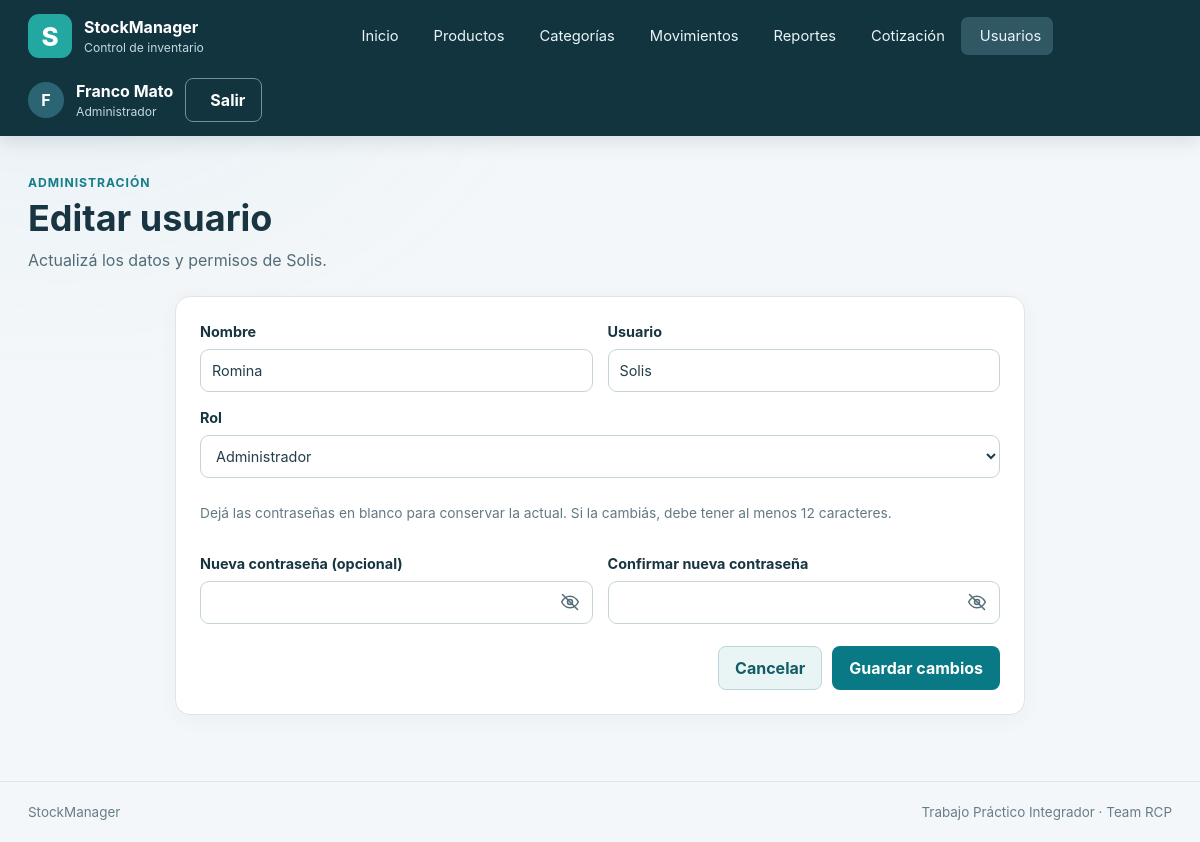
Page /usuarios/2/editar (signed in) on the earlier database version.
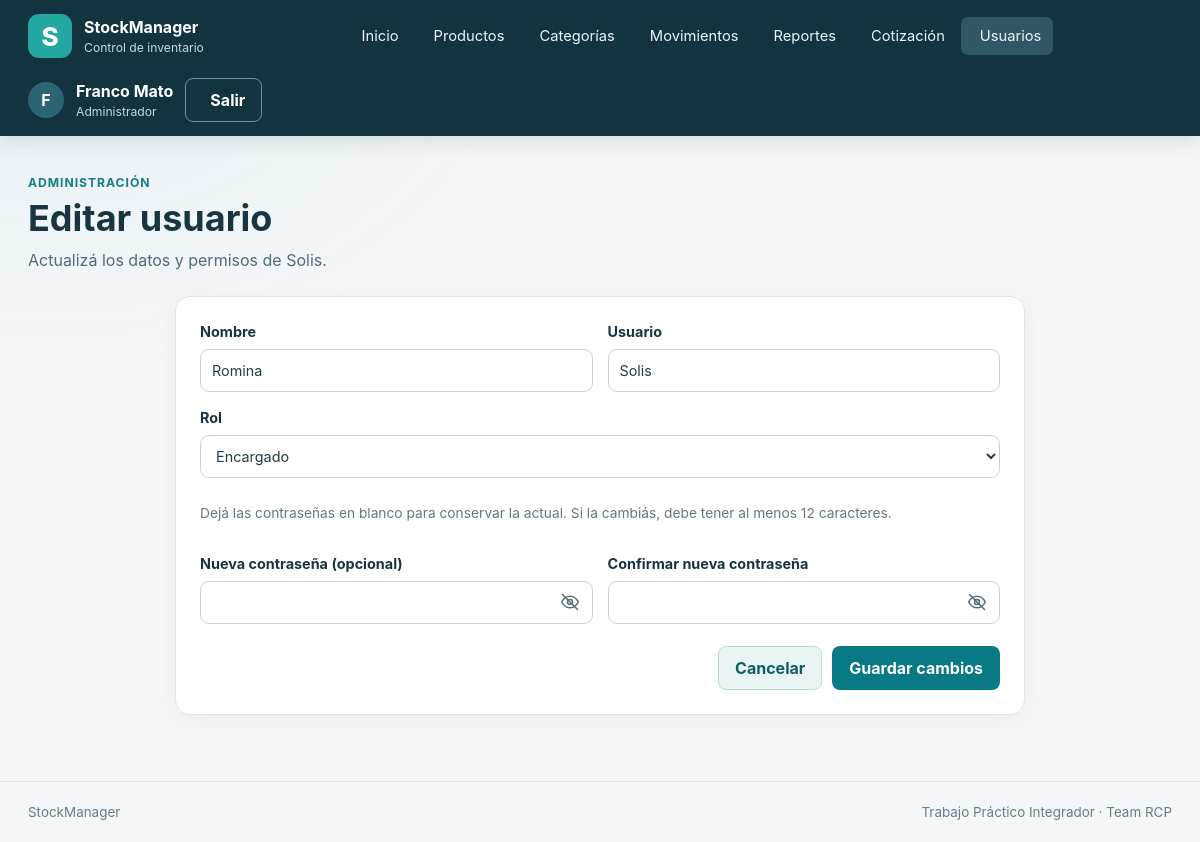
Same page on the later database version.
### app/models.py (models this page shows)
class Usuario(db.Model):
    __tablename__ = "usuarios"
    __table_args__ = (
        db.Index(
            "idx_usuarios_correo_google",
            "correo_google",
            unique=True,
            sqlite_where=db.text("correo_google IS NOT NULL"),
        ),
        db.Index(
            "idx_usuarios_google_sub",
            "google_sub",
            unique=True,
            sqlite_where=db.text("google_sub IS NOT NULL"),
        ),
    )
    id = db.Column(db.Integer, primary_key=True)
    nombre = db.Column(db.Text, nullable=False)
    usuario = db.Column(db.Text, nullable=False, unique=True)
    password_hash = db.Column(db.Text, nullable=False)
    correo_google = db.Column(db.Text(collation="NOCASE"))
    google_sub = db.Column(db.Text)
    rol_id = db.Column(db.Integer, db.ForeignKey("roles.id", ondelete="RESTRICT"), nullable=False)
    activo = db.Column(db.Integer, nullable=False, default=1)
    creado_en = db.Column(db.Text, nullable=False, server_default=db.text("(strftime('%Y-%m-%dT%H:%M:%fZ', 'now'))"))
    rol = db.relationship("Rol")

class Rol(db.Model):
    __tablename__ = "roles"
    id = db.Column(db.Integer, primary_key=True)
    nombre = db.Column(db.Text, nullable=False, unique=True)
    descripcion = db.Column(db.Text, nullable=False)

### app/usuarios/routes.py (the view, shortened to what this page needs)
@bp.route("/<int:usuario_id>/editar", methods=["GET", "POST"])
@administrador_requerido
def editar(usuario_id):
    usuario = db.session.get(Usuario, usuario_id)
    if usuario is None:
        abort(404)
    roles = db.session.scalars(select(Rol).order_by(Rol.nombre)).all()
    return render_template("usuarios/editar.html", usuario=usuario, roles=roles)

### app/security.py (called while the page is built)
def csrf_token() -> str:
    if "csrf_token" not in session:
        session["csrf_token"] = secrets.token_urlsafe(32)
    return session["csrf_token"]

def validar_csrf() -> None:
    if request.method in {"POST", "PUT", "PATCH", "DELETE"}:
        actual = session.get("csrf_token", "")
        recibido = request.form.get("csrf_token", "")
        if not actual or not recibido or not hmac.compare_digest(actual, recibido):
            abort(400, description="Token CSRF inválido. Volvé a cargar el formulario.")

def login_requerido(func):
    @wraps(func)
    def wrapper(*args, **kwargs):
        if g.usuario is None:
            return redirect(url_for("auth.login"))
        return func(*args, **kwargs)
    return wrapper

def administrador_requerido(func):
    @wraps(func)
    @login_requerido
    def wrapper(*args, **kwargs):
        if g.usuario.rol.nombre != "administrador":
            abort(403)
        return func(*args, **kwargs)
    return wrapper

### app/templates/usuarios/editar.html (shortened to what this page needs)
{% extends 'base.html' %}
{% block contenido %}
<section class="page-heading">
  <div>
    <p class="eyebrow">Administración</p>
    <h1>Editar usuario</h1>
    <p class="page-lead">Actualizá los datos y permisos de {{ usuario.usuario }}.</p>
  </div>
</section>
<section class="form-page">
  <div class="panel">
    <form method="post" class="form-grid">
      <label>Nombre
        <input name="nombre" maxlength="120" value="{{ usuario.nombre }}" required>
      </label>
      <label>Usuario
        <input name="usuario" maxlength="32" value="{{ usuario.usuario }}" required>
      </label>
      <label class="field-span">Rol
        <select name="rol_id" required>
          {% for r in roles %}
          {% if r.nombre in ['administrador', 'encargado'] %}
          <option value="{{ r.id }}" {% if r.id == usuario.rol_id %}selected{% endif %}>{{ r.nombre|capitalize }}</option>
          {% endif %}
          {% endfor %}
        </select>
      </label>
      <div class="field-span">
        <p class="helper-text">Dejá las contraseñas en blanco para conservar la actual. Si la cambiás, debe tener al menos 12 caracteres.</p>
      </div>
      <label for="editar-password">Nueva contraseña (opcional)
        <span class="password-field">
          <input id="editar-password" type="password" name="password" minlength="12" autocomplete="new-password">
          <button class="password-toggle" type="button" aria-label="Mostrar contraseña"
                  aria-controls="editar-password" aria-pressed="false">
            <svg viewBox="0 0 24 24" aria-hidden="true" focusable="false">
              <path d="M2 12s3.6-7 10-7 10 7 10 7-3.6 7-10 7S2 12 2 12Z"></path>
              <circle cx="12" cy="12" r="3"></circle>
              <path class="password-toggle-slash" d="M3 3l18 18"></path>
            </svg>
          </button>
        </span>
      </label>
      <label for="editar-confirmacion">Confirmar nueva contraseña
        <span class="password-field">
          <input id="editar-confirmacion" type="password" name="confirmacion" minlength="12" autocomplete="new-password">
          <button class="password-toggle" type="button" aria-label="Mostrar contraseña"
                  aria-controls="editar-confirmacion" aria-pressed="false">
            <svg viewBox="0 0 24 24" aria-hidden="true" focusable="false">
              <path d="M2 12s3.6-7 10-7 10 7 10 7-3.6 7-10 7S2 12 2 12Z"></path>
              <circle cx="12" cy="12" r="3"></circle>
              <path class="password-toggle-slash" d="M3 3l18 18"></path>
            </svg>
          </button>
        </span>
      </label>
      <div class="form-actions field-span">
        <a class="button button--secondary" href="{{ url_for('usuarios.listar') }}">Cancelar</a>
        <button class="button button--primary" type="submit">Guardar cambios</button>
      </div>
    </form>
  </div>
</section>
{% endblock %}

Differences in the rows shown:
changed Usuario "Solis": rol_id "Administrador" → "Encargado"
